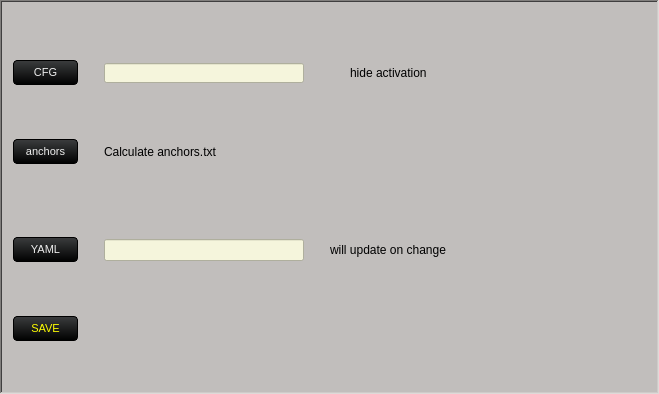
            <widget class="QFrame" name="cfg_yaml_frame">
             <property name="sizePolicy">
              <sizepolicy hsizetype="Preferred" vsizetype="Preferred">
               <horstretch>0</horstretch>
               <verstretch>0</verstretch>
              </sizepolicy>
             </property>
             <property name="minimumSize">
              <size>
               <width>659</width>
               <height>159</height>
              </size>
             </property>
             <property name="maximumSize">
              <size>
               <width>3840</width>
               <height>2160</height>
              </size>
             </property>
             <property name="styleSheet">
              <string notr="true">background-color: rgb(193, 190, 188);</string>
             </property>
             <property name="frameShape">
              <enum>QFrame::WinPanel</enum>
             </property>
             <property name="frameShadow">
              <enum>QFrame::Sunken</enum>
             </property>
             <property name="lineWidth">
              <number>10</number>
             </property>
             <property name="midLineWidth">
              <number>10</number>
             </property>
             <layout class="QGridLayout" name="gridLayout_7">
              <item row="2" column="4">
               <widget class="QCheckBox" name="hide_activation_checkbox">
                <property name="styleSheet">
                 <string notr="true">QCheckBox{
					background-color: transparent;
					color: black /*txt*/;
					border: none;
				}
				QCheckBox::disabled
				{
					color: #656565;
				}
				/*-----QRadioButton-----*/
				QRadioButton 
				{
					color: lightgray;
					background-color: transparent;
				}</string>
                </property>
                <property name="text">
                 <string>hide activation </string>
                </property>
               </widget>
              </item>
              <item row="1" column="4">
               <spacer name="verticalSpacer_148">
                <property name="orientation">
                 <enum>Qt::Vertical</enum>
                </property>
                <property name="sizeHint" stdset="0">
                 <size>
                  <width>20</width>
                  <height>40</height>
                 </size>
                </property>
               </spacer>
              </item>
              <item row="3" column="0">
               <spacer name="verticalSpacer_80">
                <property name="orientation">
                 <enum>Qt::Vertical</enum>
                </property>
                <property name="sizeHint" stdset="0">
                 <size>
                  <width>20</width>
                  <height>40</height>
                 </size>
                </property>
               </spacer>
              </item>
              <item row="2" column="0">
               <widget class="QPushButton" name="btn_open_file">
                <property name="styleSheet">
                 <string notr="true">QPushButton {
    background-color: qlineargradient(spread:repeat, x1:1, y1:0, x2:1, y2:1, stop:0 rgb(59, 61, 62), stop:1 rgb(0, 0, 0));
    color: rgb(238, 238, 238);
    font-size: 11px;
    min-width: 53px;
    border-style: solid;
    border-width: 1px;
    border-radius: 4px;
    border-color: rgb(0, 0, 0);
    padding: 5px;
}

QPushButton:flat {
    background-color: transparent;
    border: none;
    color: rgb(238, 238, 238);
}

QPushButton:disabled {
    background-color: #404040;
    color: #656565;
    border-color: rgb(0, 0, 0);
}

QPushButton:hover {
    background-color: rgba(236, 157, 0, 51);
    border: 1px solid rgb(236, 157, 0);
}

QPushButton:pressed {
    background-color: qlineargradient(spread:repeat, x1:1, y1:0, x2:1, y2:1, stop:0 rgb(28, 28, 32), stop:1 rgb(0, 0, 0));
    border: 1px solid rgb(236, 157, 0);
}

QPushButton:checked {
    background-color: qlineargradient(spread:repeat, x1:1, y1:0, x2:1, y2:1, stop:0 rgb(28, 28, 32), stop:1 rgb(0, 0, 0));
    border: 1px solid #222;
}</string>
                </property>
                <property name="text">
                 <string>CFG</string>
                </property>
               </widget>
              </item>
              <item row="11" column="0">
               <layout class="QVBoxLayout" name="verticalLayout_5">
                <item>
                 <widget class="QPushButton" name="btn_save_file">
                  <property name="styleSheet">
                   <string notr="true">
QPushButton {
    background-color: qlineargradient(spread:repeat, x1:1, y1:0, x2:1, y2:1, stop:0 rgb(59, 61, 62), stop:1 rgb(0, 0, 0));
    color:  rgb(255, 255, 0);
    font-size: 11px;
    min-width: 53px;
    border-style: solid;
    border-width: 1px;
    border-radius: 4px;
    border-color: rgb(0, 0, 0);
    padding: 5px;
}

QPushButton:flat {
    background-color: transparent;
    border: none;
    color: rgb(238, 238, 238);
}

QPushButton:disabled {
    background-color: #404040;
    color: #656565;
    border-color: rgb(0, 0, 0);
}

QPushButton:hover {
    background-color: rgba(236, 157, 0, 51);
    border: 1px solid rgb(236, 157, 0);
}

QPushButton:pressed {
    background-color: qlineargradient(spread:repeat, x1:1, y1:0, x2:1, y2:1, stop:0 rgb(28, 28, 32), stop:1 rgb(0, 0, 0));
    border: 1px solid rgb(236, 157, 0);
}

QPushButton:checked {
    background-color: qlineargradient(spread:repeat, x1:1, y1:0, x2:1, y2:1, stop:0 rgb(28, 28, 32), stop:1 rgb(0, 0, 0));
    border: 1px solid #222;
}</string>
                  </property>
                  <property name="text">
                   <string>SAVE</string>
                  </property>
                 </widget>
                </item>
               </layout>
              </item>
              <item row="8" column="0">
               <spacer name="verticalSpacer_81">
                <property name="orientation">
                 <enum>Qt::Vertical</enum>
                </property>
                <property name="sizeHint" stdset="0">
                 <size>
                  <width>20</width>
                  <height>40</height>
                 </size>
                </property>
               </spacer>
              </item>
              <item row="9" column="2">
               <layout class="QVBoxLayout" name="verticalLayout_6"/>
              </item>
              <item row="2" column="2">
               <widget class="QLineEdit" name="cfg_open_label">
                <property name="maximumSize">
                 <size>
                  <width>1192</width>
                  <height>20</height>
                 </size>
                </property>
                <property name="styleSheet">
                 <string notr="true">background-color: rgb(245, 245, 220);</string>
                </property>
               </widget>
              </item>
              <item row="7" column="0">
               <widget class="QPushButton" name="import_yaml_button">
                <property name="styleSheet">
                 <string notr="true">QPushButton {
    background-color: qlineargradient(spread:repeat, x1:1, y1:0, x2:1, y2:1, stop:0 rgb(59, 61, 62), stop:1 rgb(0, 0, 0));
    color: rgb(238, 238, 238);
    font-size: 11px;
    min-width: 53px;
    border-style: solid;
    border-width: 1px;
    border-radius: 4px;
    border-color: rgb(0, 0, 0);
    padding: 5px;
}

QPushButton:flat {
    background-color: transparent;
    border: none;
    color: rgb(238, 238, 238);
}

QPushButton:disabled {
    background-color: #404040;
    color: #656565;
    border-color: rgb(0, 0, 0);
}

QPushButton:hover {
    background-color: rgba(236, 157, 0, 51);
    border: 1px solid rgb(236, 157, 0);
}

QPushButton:pressed {
    background-color: qlineargradient(spread:repeat, x1:1, y1:0, x2:1, y2:1, stop:0 rgb(28, 28, 32), stop:1 rgb(0, 0, 0));
    border: 1px solid rgb(236, 157, 0);
}

QPushButton:checked {
    background-color: qlineargradient(spread:repeat, x1:1, y1:0, x2:1, y2:1, stop:0 rgb(28, 28, 32), stop:1 rgb(0, 0, 0));
    border: 1px solid #222;
}</string>
                </property>
                <property name="text">
                 <string>YAML</string>
                </property>
               </widget>
              </item>
              <item row="7" column="2">
               <widget class="QLineEdit" name="default_yaml_path">
                <property name="styleSheet">
                 <string notr="true">background-color: rgb(245, 245, 220);</string>
                </property>
               </widget>
              </item>
              <item row="5" column="0">
               <spacer name="verticalSpacer_79">
                <property name="orientation">
                 <enum>Qt::Vertical</enum>
                </property>
                <property name="sizeHint" stdset="0">
                 <size>
                  <width>20</width>
                  <height>40</height>
                 </size>
                </property>
               </spacer>
              </item>
              <item row="4" column="0">
               <widget class="QPushButton" name="anchors_button">
                <property name="styleSheet">
                 <string notr="true">QPushButton {
    background-color: qlineargradient(spread:repeat, x1:1, y1:0, x2:1, y2:1, stop:0 rgb(59, 61, 62), stop:1 rgb(0, 0, 0));
    color: rgb(238, 238, 238);
    font-size: 11px;
    min-width: 53px;
    border-style: solid;
    border-width: 1px;
    border-radius: 4px;
    border-color: rgb(0, 0, 0);
    padding: 5px;
}

QPushButton:flat {
    background-color: transparent;
    border: none;
    color: rgb(238, 238, 238);
}

QPushButton:disabled {
    background-color: #404040;
    color: #656565;
    border-color: rgb(0, 0, 0);
}

QPushButton:hover {
    background-color: rgba(236, 157, 0, 51);
    border: 1px solid rgb(236, 157, 0);
}

QPushButton:pressed {
    background-color: qlineargradient(spread:repeat, x1:1, y1:0, x2:1, y2:1, stop:0 rgb(28, 28, 32), stop:1 rgb(0, 0, 0));
    border: 1px solid rgb(236, 157, 0);
}

QPushButton:checked {
    background-color: qlineargradient(spread:repeat, x1:1, y1:0, x2:1, y2:1, stop:0 rgb(28, 28, 32), stop:1 rgb(0, 0, 0));
    border: 1px solid #222;
}</string>
                </property>
                <property name="text">
                 <string>anchors</string>
                </property>
               </widget>
              </item>
              <item row="2" column="3">
               <spacer name="verticalSpacer_39">
                <property name="orientation">
                 <enum>Qt::Vertical</enum>
                </property>
                <property name="sizeHint" stdset="0">
                 <size>
                  <width>20</width>
                  <height>40</height>
                 </size>
                </property>
               </spacer>
              </item>
              <item row="4" column="2">
               <widget class="QLabel" name="import_anchrors_txt_label">
                <property name="text">
                 <string>Calculate anchors.txt </string>
                </property>
               </widget>
              </item>
              <item row="7" column="1">
               <spacer name="verticalSpacer_84">
                <property name="orientation">
                 <enum>Qt::Vertical</enum>
                </property>
                <property name="sizeHint" stdset="0">
                 <size>
                  <width>20</width>
                  <height>40</height>
                 </size>
                </property>
               </spacer>
              </item>
              <item row="6" column="2">
               <spacer name="horizontalSpacer_2">
                <property name="orientation">
                 <enum>Qt::Horizontal</enum>
                </property>
                <property name="sizeHint" stdset="0">
                 <size>
                  <width>40</width>
                  <height>20</height>
                 </size>
                </property>
               </spacer>
              </item>
              <item row="7" column="4">
               <widget class="QLabel" name="txt_label_yaml">
                <property name="text">
                 <string>will update on change</string>
                </property>
               </widget>
              </item>
              <item row="1" column="5">
               <spacer name="horizontalSpacer_12">
                <property name="orientation">
                 <enum>Qt::Horizontal</enum>
                </property>
                <property name="sizeHint" stdset="0">
                 <size>
                  <width>40</width>
                  <height>20</height>
                 </size>
                </property>
               </spacer>
              </item>
              <item row="12" column="0">
               <spacer name="verticalSpacer_82">
                <property name="orientation">
                 <enum>Qt::Vertical</enum>
                </property>
                <property name="sizeHint" stdset="0">
                 <size>
                  <width>20</width>
                  <height>40</height>
                 </size>
                </property>
               </spacer>
              </item>
              <item row="7" column="3">
               <spacer name="verticalSpacer_83">
                <property name="orientation">
                 <enum>Qt::Vertical</enum>
                </property>
                <property name="sizeHint" stdset="0">
                 <size>
                  <width>20</width>
                  <height>40</height>
                 </size>
                </property>
               </spacer>
              </item>
             </layout>
            </widget>
